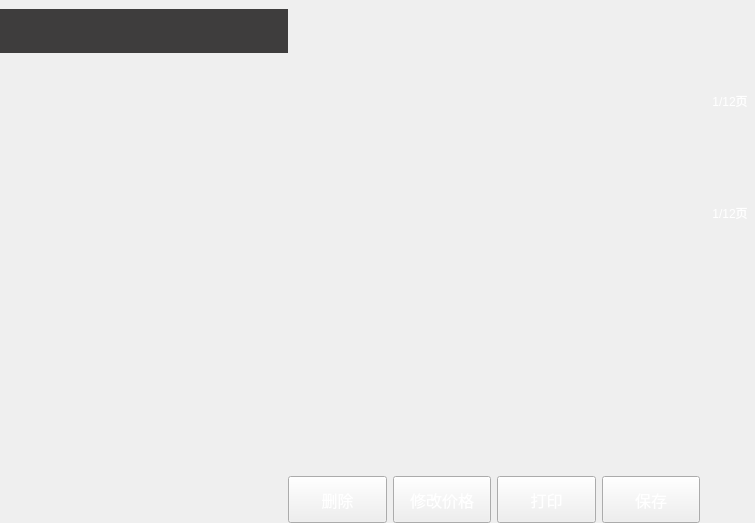
<?xml version="1.0" encoding="UTF-8"?>
<ui version="4.0">
 <class>AdjustPriceOrderCheckWidget</class>
 <widget class="QWidget" name="AdjustPriceOrderCheckWidget">
  <property name="geometry">
   <rect>
    <x>0</x>
    <y>0</y>
    <width>755</width>
    <height>523</height>
   </rect>
  </property>
  <property name="windowTitle">
   <string>Form</string>
  </property>
  <layout class="QHBoxLayout" name="horizontalLayout" stretch="288,8,412,55">
   <property name="spacing">
    <number>0</number>
   </property>
   <property name="leftMargin">
    <number>0</number>
   </property>
   <property name="topMargin">
    <number>9</number>
   </property>
   <property name="rightMargin">
    <number>0</number>
   </property>
   <property name="bottomMargin">
    <number>0</number>
   </property>
   <item>
    <widget class="QWidget" name="leftWidget" native="true">
     <property name="minimumSize">
      <size>
       <width>288</width>
       <height>0</height>
      </size>
     </property>
     <property name="maximumSize">
      <size>
       <width>590</width>
       <height>16777215</height>
      </size>
     </property>
     <layout class="QVBoxLayout" name="verticalLayout_4" stretch="0,0">
      <property name="spacing">
       <number>0</number>
      </property>
      <property name="leftMargin">
       <number>0</number>
      </property>
      <property name="topMargin">
       <number>0</number>
      </property>
      <property name="rightMargin">
       <number>0</number>
      </property>
      <property name="bottomMargin">
       <number>0</number>
      </property>
      <item>
       <widget class="QWidget" name="topWidget" native="true">
        <property name="sizePolicy">
         <sizepolicy hsizetype="Expanding" vsizetype="Expanding">
          <horstretch>0</horstretch>
          <verstretch>0</verstretch>
         </sizepolicy>
        </property>
        <property name="minimumSize">
         <size>
          <width>0</width>
          <height>44</height>
         </size>
        </property>
        <property name="maximumSize">
         <size>
          <width>16777215</width>
          <height>44</height>
         </size>
        </property>
        <property name="styleSheet">
         <string notr="true">QWidget#topWidget{
	background-color:#3e3d3d;
}</string>
        </property>
        <layout class="QHBoxLayout" name="horizontalLayout_3">
         <property name="spacing">
          <number>0</number>
         </property>
         <property name="leftMargin">
          <number>6</number>
         </property>
         <property name="topMargin">
          <number>6</number>
         </property>
         <property name="rightMargin">
          <number>6</number>
         </property>
         <property name="bottomMargin">
          <number>6</number>
         </property>
         <item>
          <widget class="SearchEdit" name="searchWidget" native="true"/>
         </item>
        </layout>
       </widget>
      </item>
      <item>
       <widget class="AdjustPriceGoodsSelectWidget" name="goodsSelectWidget" native="true">
        <property name="sizePolicy">
         <sizepolicy hsizetype="Expanding" vsizetype="Expanding">
          <horstretch>0</horstretch>
          <verstretch>0</verstretch>
         </sizepolicy>
        </property>
        <property name="minimumSize">
         <size>
          <width>0</width>
          <height>0</height>
         </size>
        </property>
        <property name="maximumSize">
         <size>
          <width>16777215</width>
          <height>16777215</height>
         </size>
        </property>
       </widget>
      </item>
     </layout>
    </widget>
   </item>
   <item>
    <spacer name="horizontalSpacer_3">
     <property name="orientation">
      <enum>Qt::Horizontal</enum>
     </property>
     <property name="sizeType">
      <enum>QSizePolicy::Expanding</enum>
     </property>
     <property name="sizeHint" stdset="0">
      <size>
       <width>30</width>
       <height>20</height>
      </size>
     </property>
    </spacer>
   </item>
   <item>
    <widget class="QWidget" name="middleWidget" native="true">
     <layout class="QVBoxLayout" name="verticalLayout_3" stretch="110,350,53">
      <property name="spacing">
       <number>0</number>
      </property>
      <property name="leftMargin">
       <number>0</number>
      </property>
      <property name="topMargin">
       <number>0</number>
      </property>
      <property name="rightMargin">
       <number>0</number>
      </property>
      <property name="bottomMargin">
       <number>0</number>
      </property>
      <item>
       <widget class="AdjustPriceCategoryWidget" name="categoryWidget" native="true">
        <property name="minimumSize">
         <size>
          <width>412</width>
          <height>111</height>
         </size>
        </property>
        <property name="maximumSize">
         <size>
          <width>16777215</width>
          <height>150</height>
         </size>
        </property>
       </widget>
      </item>
      <item>
       <widget class="AdjustPriceGoodsWidget" name="goodsWidget" native="true">
        <property name="minimumSize">
         <size>
          <width>412</width>
          <height>0</height>
         </size>
        </property>
       </widget>
      </item>
      <item>
       <widget class="QWidget" name="operateWidget" native="true">
        <property name="minimumSize">
         <size>
          <width>412</width>
          <height>53</height>
         </size>
        </property>
        <property name="maximumSize">
         <size>
          <width>16777215</width>
          <height>95</height>
         </size>
        </property>
        <layout class="QHBoxLayout" name="horizontalLayout_2">
         <property name="spacing">
          <number>6</number>
         </property>
         <property name="leftMargin">
          <number>0</number>
         </property>
         <property name="topMargin">
          <number>6</number>
         </property>
         <property name="rightMargin">
          <number>0</number>
         </property>
         <property name="bottomMargin">
          <number>0</number>
         </property>
         <item>
          <widget class="QPushButton" name="deleteButton">
           <property name="sizePolicy">
            <sizepolicy hsizetype="Minimum" vsizetype="Minimum">
             <horstretch>0</horstretch>
             <verstretch>0</verstretch>
            </sizepolicy>
           </property>
           <property name="styleSheet">
            <string notr="true">QPushButton{
	font-size:16px;
	color:#ffffff;
	border-image: url(:/adjustPrice/blueButton.png);
}

QPushButton:pressed{
	border-image: url(:/adjustPrice/blueButtonPress.png);
}

QPushButton:disabled{
	border-image: url(:/adjustPrice/buttonDisable.png);
}</string>
           </property>
           <property name="text">
            <string>删除</string>
           </property>
          </widget>
         </item>
         <item>
          <widget class="QPushButton" name="modifyPriceButton">
           <property name="sizePolicy">
            <sizepolicy hsizetype="Minimum" vsizetype="Minimum">
             <horstretch>0</horstretch>
             <verstretch>0</verstretch>
            </sizepolicy>
           </property>
           <property name="styleSheet">
            <string notr="true">QPushButton{
	font-size:16px;
	color:#ffffff;
	border-image: url(:/adjustPrice/blueButton.png);
}

QPushButton:pressed{
	border-image: url(:/adjustPrice/blueButtonPress.png);
}

QPushButton:disabled{
	border-image: url(:/adjustPrice/buttonDisable.png);
}</string>
           </property>
           <property name="text">
            <string>修改价格</string>
           </property>
          </widget>
         </item>
         <item>
          <widget class="QPushButton" name="printButton">
           <property name="sizePolicy">
            <sizepolicy hsizetype="Minimum" vsizetype="Minimum">
             <horstretch>0</horstretch>
             <verstretch>0</verstretch>
            </sizepolicy>
           </property>
           <property name="styleSheet">
            <string notr="true">QPushButton{
	font-size:16px;
	color:#ffffff;
	border-image: url(:/adjustPrice/blueButton.png);
}

QPushButton:pressed{
	border-image: url(:/adjustPrice/blueButtonPress.png);
}

QPushButton:disabled{
	border-image: url(:/adjustPrice/buttonDisable.png);
}</string>
           </property>
           <property name="text">
            <string>打印</string>
           </property>
          </widget>
         </item>
         <item>
          <widget class="QPushButton" name="saveButton">
           <property name="sizePolicy">
            <sizepolicy hsizetype="Minimum" vsizetype="Minimum">
             <horstretch>0</horstretch>
             <verstretch>0</verstretch>
            </sizepolicy>
           </property>
           <property name="styleSheet">
            <string notr="true">QPushButton{
	font-size:16px;
	color:#ffffff;
	border-image: url(:/adjustPrice/orangeButton.png);
}

QPushButton:pressed{
	border-image: url(:/adjustPrice/OrangeButtonPress.png);
}

QPushButton:disabled{
	border-image: url(:/adjustPrice/buttonDisable.png);
}</string>
           </property>
           <property name="text">
            <string>保存</string>
           </property>
          </widget>
         </item>
        </layout>
       </widget>
      </item>
     </layout>
    </widget>
   </item>
   <item>
    <widget class="QWidget" name="rightWidget" native="true">
     <property name="minimumSize">
      <size>
       <width>55</width>
       <height>0</height>
      </size>
     </property>
     <property name="maximumSize">
      <size>
       <width>130</width>
       <height>16777215</height>
      </size>
     </property>
     <layout class="QVBoxLayout" name="verticalLayout_8">
      <property name="spacing">
       <number>4</number>
      </property>
      <property name="leftMargin">
       <number>4</number>
      </property>
      <property name="topMargin">
       <number>0</number>
      </property>
      <property name="rightMargin">
       <number>0</number>
      </property>
      <property name="bottomMargin">
       <number>0</number>
      </property>
      <item>
       <widget class="QPushButton" name="categoryFrontButton">
        <property name="sizePolicy">
         <sizepolicy hsizetype="Minimum" vsizetype="Preferred">
          <horstretch>0</horstretch>
          <verstretch>0</verstretch>
         </sizepolicy>
        </property>
        <property name="minimumSize">
         <size>
          <width>52</width>
          <height>52</height>
         </size>
        </property>
        <property name="maximumSize">
         <size>
          <width>16777215</width>
          <height>16777215</height>
         </size>
        </property>
        <property name="styleSheet">
         <string notr="true">QPushButton{
	border:none;
	border-image: url(:/saleImage/category_up.png);
}

QPushButton:pressed{
	
	border-image: url(:/saleImage/category_up_press.png);
}</string>
        </property>
        <property name="text">
         <string/>
        </property>
       </widget>
      </item>
      <item>
       <widget class="QPushButton" name="categoryNextButton">
        <property name="sizePolicy">
         <sizepolicy hsizetype="Minimum" vsizetype="Preferred">
          <horstretch>0</horstretch>
          <verstretch>0</verstretch>
         </sizepolicy>
        </property>
        <property name="minimumSize">
         <size>
          <width>52</width>
          <height>52</height>
         </size>
        </property>
        <property name="maximumSize">
         <size>
          <width>16777215</width>
          <height>16777215</height>
         </size>
        </property>
        <property name="styleSheet">
         <string notr="true">QPushButton{
	border:none;
	font-size:12px;
	color:#ffffff;
	padding-top:20px;
	border-image: url(:/saleImage/category_down.png);
}

QPushButton:pressed{
	border-image: url(:/saleImage/category_down_press.png);
}</string>
        </property>
        <property name="text">
         <string>1/12页</string>
        </property>
       </widget>
      </item>
      <item>
       <widget class="QPushButton" name="goodsFrontButton">
        <property name="sizePolicy">
         <sizepolicy hsizetype="Minimum" vsizetype="Preferred">
          <horstretch>0</horstretch>
          <verstretch>0</verstretch>
         </sizepolicy>
        </property>
        <property name="minimumSize">
         <size>
          <width>52</width>
          <height>52</height>
         </size>
        </property>
        <property name="maximumSize">
         <size>
          <width>16777215</width>
          <height>16777215</height>
         </size>
        </property>
        <property name="styleSheet">
         <string notr="true">QPushButton{
	border:none;
	border-image: url(:/saleImage/goods_up.png);
}

QPushButton:pressed{
	border-image: url(:/saleImage/goods_up_press.png);
}</string>
        </property>
        <property name="text">
         <string/>
        </property>
       </widget>
      </item>
      <item>
       <widget class="QPushButton" name="goodsNextButton">
        <property name="sizePolicy">
         <sizepolicy hsizetype="Minimum" vsizetype="Preferred">
          <horstretch>0</horstretch>
          <verstretch>0</verstretch>
         </sizepolicy>
        </property>
        <property name="minimumSize">
         <size>
          <width>52</width>
          <height>52</height>
         </size>
        </property>
        <property name="maximumSize">
         <size>
          <width>16777215</width>
          <height>16777215</height>
         </size>
        </property>
        <property name="styleSheet">
         <string notr="true">QPushButton{
	border:none;
	font-size:12px;
	color:#ffffff;
	padding-top:20px;
	border-image: url(:/saleImage/goods_down.png);
}

QPushButton:pressed{
	border-image: url(:/saleImage/goods_down_press.png);
}</string>
        </property>
        <property name="text">
         <string>1/12页</string>
        </property>
       </widget>
      </item>
      <item>
       <spacer name="verticalSpacer">
        <property name="orientation">
         <enum>Qt::Vertical</enum>
        </property>
        <property name="sizeHint" stdset="0">
         <size>
          <width>20</width>
          <height>173</height>
         </size>
        </property>
       </spacer>
      </item>
     </layout>
    </widget>
   </item>
  </layout>
 </widget>
 <customwidgets>
  <customwidget>
   <class>SearchEdit</class>
   <extends>QWidget</extends>
   <header>SearchEdit.h</header>
   <container>1</container>
  </customwidget>
  <customwidget>
   <class>AdjustPriceCategoryWidget</class>
   <extends>QWidget</extends>
   <header>AdjustPriceCategoryWidget.h</header>
   <container>1</container>
  </customwidget>
  <customwidget>
   <class>AdjustPriceGoodsWidget</class>
   <extends>QWidget</extends>
   <header>AdjustPriceGoodsWidget.h</header>
   <container>1</container>
  </customwidget>
  <customwidget>
   <class>AdjustPriceGoodsSelectWidget</class>
   <extends>QWidget</extends>
   <header>AdjustPriceGoodsSelectWidget.h</header>
   <container>1</container>
  </customwidget>
 </customwidgets>
 <resources/>
 <connections/>
</ui>
